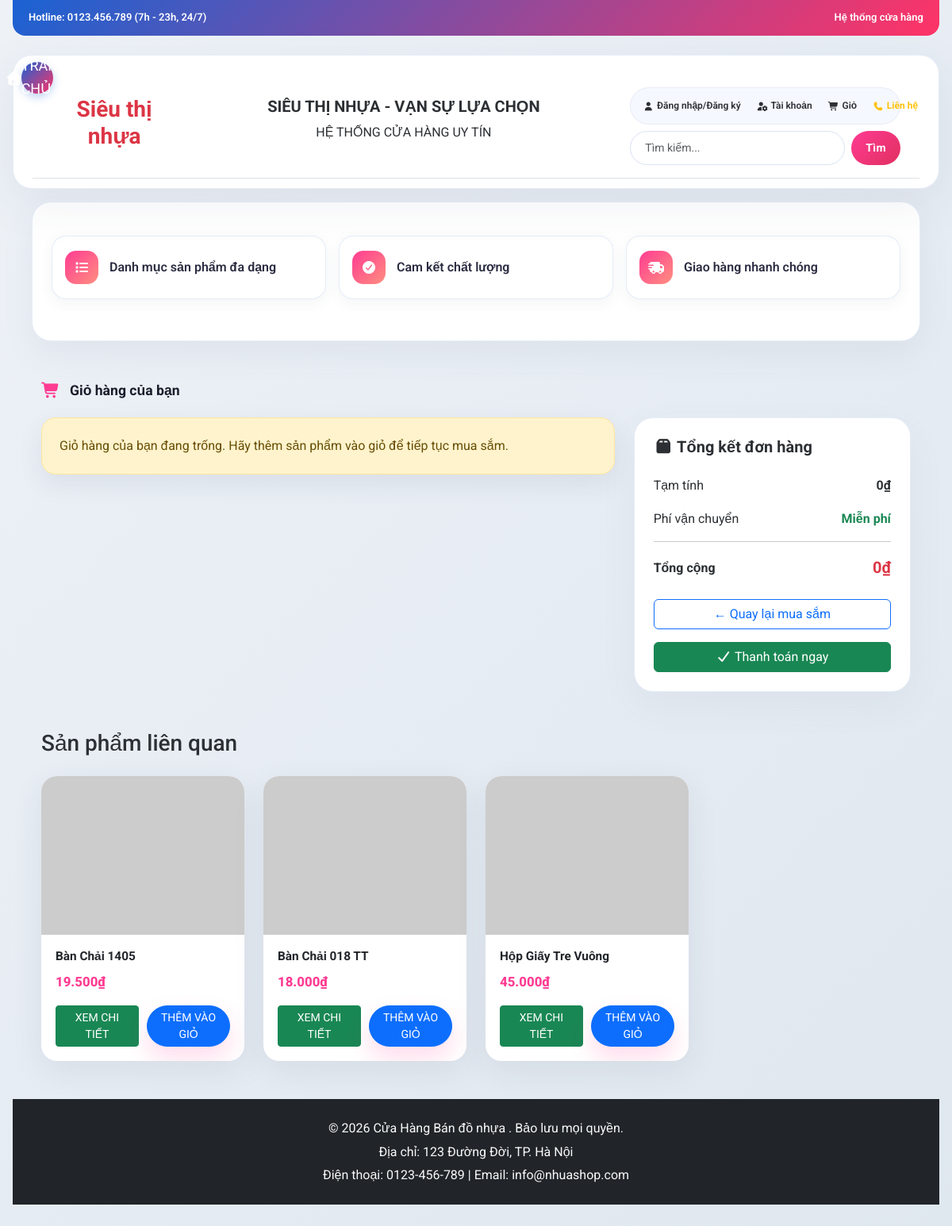
/index.php?page_layout=cart, run on an earlier commit of the app's database.
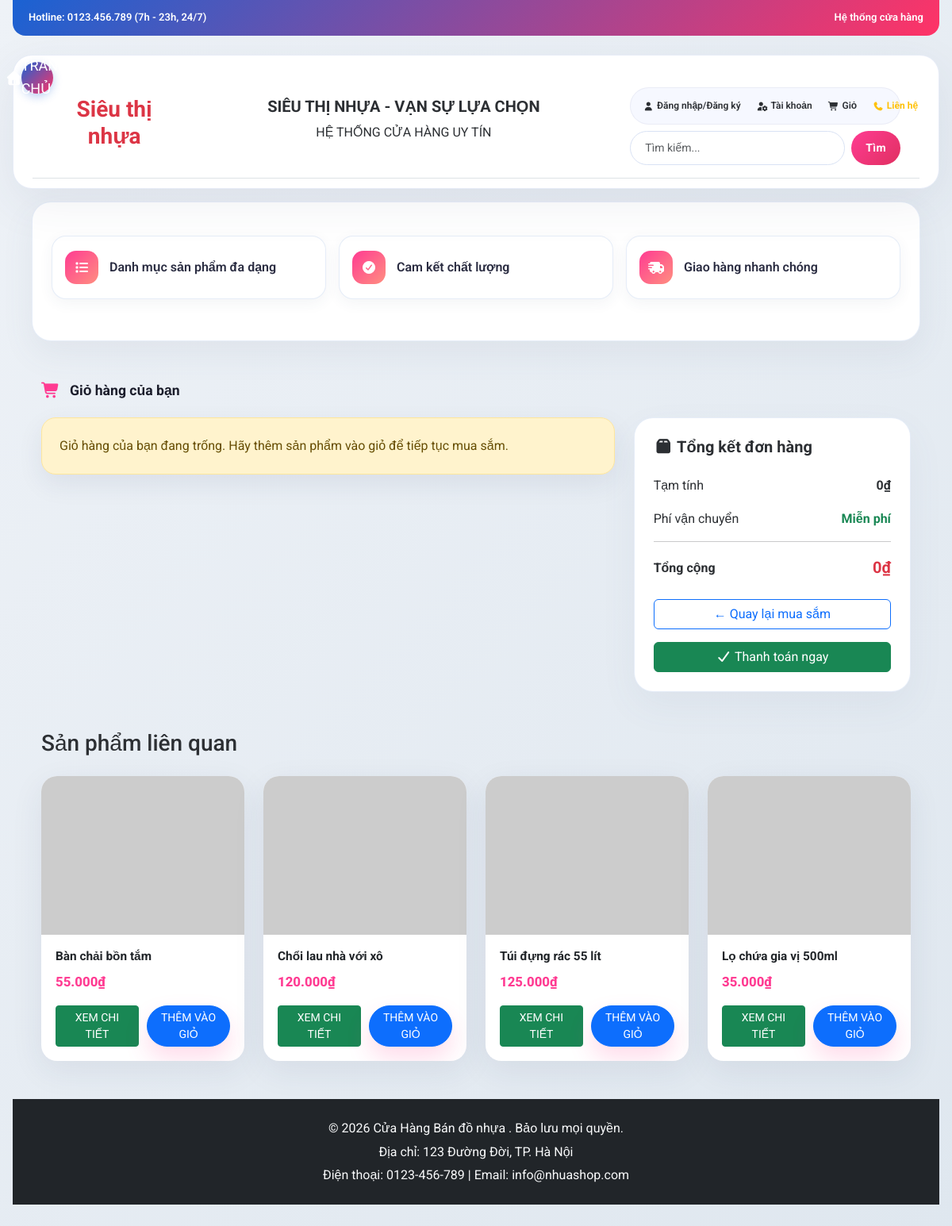
And on a later commit of the database.
### tables this page shows
CREATE TABLE products (
    id INT AUTO_INCREMENT PRIMARY KEY,
    name VARCHAR(150) NOT NULL,
    price DECIMAL(10, 2) NOT NULL,
    quantity INT DEFAULT 0,
    category_id INT NOT NULL,
    description TEXT,
    image VARCHAR(255),
    created_at TIMESTAMP DEFAULT CURRENT_TIMESTAMP,
    FOREIGN KEY (category_id) REFERENCES categories(id)
);

### cart.php (the view, shortened to what this page needs)
<?php
require_once 'config/database.php';
$cartItems = [];
$cartTotal = 0;
$cartEmpty = empty($cartItems);
$relatedProducts = [];
if (isset($conn)) {
    $relatedResult = mysqli_query($conn, "SELECT id, name, price, image FROM products ORDER BY id DESC LIMIT 4");
    if ($relatedResult) {
        while ($row = mysqli_fetch_assoc($relatedResult)) {
            $relatedProducts[] = $row;
        }
    }
}
?>
<div class="container-fluid my-5">
    <div class="section-title"><i class="fas fa-shopping-cart"></i> Giỏ hàng của bạn</div>
    <div class="row gy-4">
        <div class="col-lg-8">
            <?php if ($cartEmpty): ?>
                <div class="alert alert-warning page-alert">Giỏ hàng của bạn đang trống. Hãy thêm sản phẩm vào giỏ để tiếp tục mua sắm.</div>
            <?php endif; ?>
        </div>
        <div class="col-lg-4">
            <div class="cart-summary">
                <h5 class="fw-bold mb-4"><i class="fas fa-box"></i> Tổng kết đơn hàng</h5>
                <div class="d-flex justify-content-between mb-3">
                    <span>Tạm tính</span>
                    <strong><?= number_format($cartTotal, 0, ',', '.') ?>₫</strong>
                </div>
                <div class="d-flex justify-content-between mb-3">
                    <span>Phí vận chuyển</span>
                    <strong class="text-success">Miễn phí</strong>
                </div>
                <hr>
                <div class="d-flex justify-content-between align-items-center mb-4">
                    <span class="fw-bold">Tổng cộng</span>
                    <strong class="text-danger" style="font-size: 1.25rem;"><?= number_format($cartTotal, 0, ',', '.') ?>₫</strong>
                </div>
                <div class="d-grid gap-3">
                    <button onclick="window.location.href='index.php'" class="btn btn-outline-primary">← Quay lại mua sắm</button>
                    <button class="btn btn-success"><i class="fas fa-check"></i> Thanh toán ngay</button>
                </div>
            </div>
        </div>
    </div>
    <div class="related-products my-5">
        <h3 class="mb-4">Sản phẩm liên quan</h3>
        <div class="row g-4">
            <?php if (!empty($relatedProducts)): ?>
                <?php foreach ($relatedProducts as $product): ?>
                    <?php $imagePath = !empty($product['image']) ? 'admin/imgs/' . htmlspecialchars($product['image']) : 'https://via.placeholder.com/240'; ?>
                    <div class="col-md-6 col-lg-3">
                        <div class="card h-100">
                            <img src="<?= $imagePath ?>" class="card-img-top" alt="<?= htmlspecialchars($product['name']) ?>">
                            <div class="card-body d-flex flex-column">
                                <h6 class="card-title"><?= htmlspecialchars($product['name']) ?></h6>
                                <p class="product-price mb-3"><?= number_format($product['price'], 0, ',', '.') ?>₫</p>
                                <div class="card-actions mt-auto">
                                    <a href="index.php?page_layout=product-detail&id=<?= $product['id'] ?>" class="btn btn-success btn-sm">XEM CHI TIẾT</a>
                                    <button class="btn btn-primary btn-sm">THÊM VÀO GIỎ</button>
                                </div>
                            </div>
                        </div>
                    </div>
                <?php endforeach; ?>
            <?php else: ?>
                <div class="col-12">
                    <div class="alert alert-info page-alert">Không có sản phẩm liên quan.</div>
                </div>
            <?php endif; ?>
        </div>
    </div>
</div>

What changed in the data, as far as the page shows it:
no longer on this page (row edited): products: name "Bàn Chải 1405", price "19.500"
no longer on this page (row edited): products: name "Bàn Chải 018 TT", price "18.000"
no longer on this page (row edited): products: name "Hộp Giấy Tre Vuông", price "45.000"
added products: name "Bàn chải bồn tắm", price "55.000"
added products: name "Chổi lau nhà với xô", price "120.000"
added products: name "Túi đựng rác 55 lít", price "125.000"
added products: name "Lọ chứa gia vị 500ml", price "35.000"
